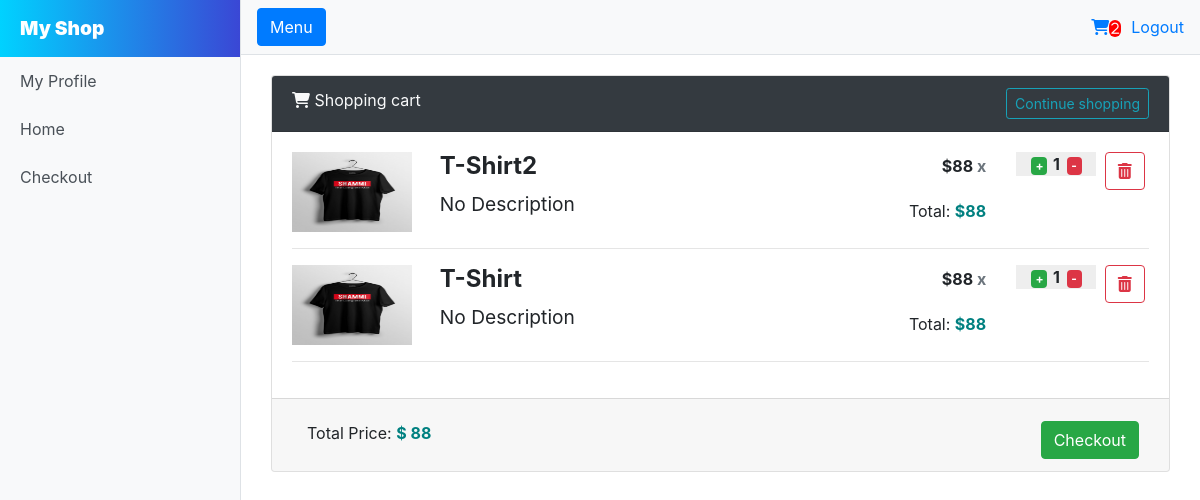
Screenshot of /checkout/ (signed in) with the database file from the repository.
### app/models.py (models this page shows, shortened)
class OrderItem(models.Model):
    user = models.ForeignKey(User, on_delete=models.CASCADE)
    ordered = models.BooleanField(default=False, null=True, blank=False)
    item = models.ForeignKey(Item, on_delete=models.SET_NULL, null=True)
    quantity = models.IntegerField(default=1)
    @property
    def get_total(self):
        total = self.item.price * self.quantity
        return total

class Item(models.Model):
    name = models.CharField(max_length=200)
    price = models.IntegerField()
    description = models.TextField(default='No Description')
    image = models.ImageField('Label')

class Order(models.Model):
    user = models.ForeignKey(User, on_delete=models.CASCADE)
    items = models.ManyToManyField('OrderItem')
    ordered = models.BooleanField(default=False, null=True, blank=False)
    date_added = models.DateTimeField(default=timezone.now())
    @property
    def get_cart_total(self):
        orderitems = self.items.all()
        total = sum([item.get_total for item in orderitems])
        return total

### app/views.py (the view)
# urls.py: path('checkout/',views.checkout,name='checkout'),
@login_required()
def checkout(request):
    user = request.user
    items_sum = len(OrderItem.objects.filter(user = user, ordered=False))
    order = get_object_or_404(Order,user=user,ordered=False)
    items = OrderItem.objects.filter(user = user, ordered=False)
    return render(request,'app/checkout.html',{'items':items,'order':order,'items_sum':items_sum})

### app/templates/app/checkout.html
{% extends 'app/base.html' %}
{% block content%}
<div class="container">
   <div class="card shopping-cart">
            <div class="card-header bg-dark text-light">
                <i class="fa fa-shopping-cart" aria-hidden="true"></i>
                Shopping cart
                <a href="{% url 'app:index' %}" class="btn btn-outline-info btn-sm" style="float: right;">Continue shopping</a>
                <div class="clearfix"></div>
            </div>
            <div class="card-body">
                {% for item in items %}
                    <div class="row">
                        <div class="col-12 col-sm-12 col-md-2 text-center">
                                <img class="img-responsive" src="{{item.item.image.url}}" alt="prewiew" width="120" height="80">
                        </div>
                        <div class="col-12 text-sm-center col-sm-12 text-md-left col-md-6">
                            <h4 class="product-name"><strong>{{ item.item.name }}</strong></h4>
                            <h4>
                                <small>{{ item.item.description }}</small>
                            </h4>
                        </div>
                        <div class="col-12 col-sm-12 text-sm-center col-md-4 text-md-right row">
                            <div class="col-3 col-sm-3 col-md-6 text-md-right" style="padding-top: 5px">
                                <h6><strong>${{ item.item.price }}<span class="text-muted"> x </span></strong></h6>
                            </div>
                            <div class="col-4 col-sm-4 col-md-4">
                                <div style="text-align: center;" class="quantity">
                                <a style="max-width: 1rem;" class="badge badge-success" href="{% url 'app:add' item.pk %}">+</a>
                                    <strong style="margin: 2px;" >{{item.quantity}}</strong>
                                <a style="max-width: 1rem;" class="badge badge-danger" href="{% url 'app:remove' item.pk %}">-</a>
                                </div>
                            </div>
                            <div class="col-2 col-sm-2 col-md-2 text-right">
                                <a type="button" href="{% url 'app:remove-from-cart' item.pk %}" type="button" class="btn btn-outline-danger btn-xs">
                                    <i class="fa fa-trash" aria-hidden="true"></i>
                                </a>
                            </div>
                            <div class="col-4 col-sm-2 col-md-6">
                                <div class="Total">
                                   Total: <strong style="color: teal;"> ${{item.get_total}}</strong>
                                </div>
                            </div>
                        </div>
                    </div>
                    <hr>
                    {% endfor %}
            </div>
            <div class="card-footer">
                <div style="margin: 10px">
                    <a href="" class="btn btn-success" style="float: right;">Checkout</a>
                    <div  style="margin: 5px">
                        Total Price: <strong style="color: teal; margin-right: 20px;">$ {{ order.get_cart_total }}</strong>
                    </div>
                </div>
            </div>
        </div>
</div>
{% endblock content %}

### static/app/css/main.css (style rules this page uses)
.quantity { float: left; margin-right: 15px; background-color: #eee; position: relative; width: 80px; overflow: hidden }
.shopping-cart { margin-top: 20px; }

### static/app/css/simple-sidebar.css (style rules this page uses)
body { overflow-x: hidden; }

### rows the page displays
OrderItem: item.image (picture), item.name "T-Shirt2", item.description "No Description", item.price "88", quantity "1", get_total "88"
OrderItem: item.image (picture), item.name "T-Shirt", item.description "No Description", item.price "88", quantity "1", get_total "88"
Order: get_cart_total "88"

### other values shown
{{ items_sum }} "2"
